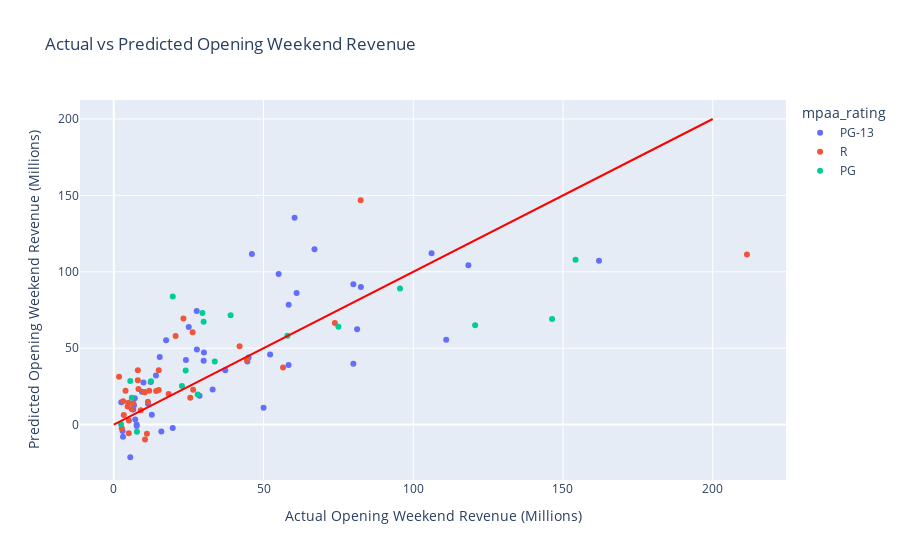

The notebook cell saved with this chart:
### Code cell
# graph actual vs predicted
y_pred_mlr = results_mlr.predict(X_test[relevant_features])

results_df_mlr = pd.DataFrame({'predicted': y_pred_mlr, 'actual': y_test})

results_df_mlr['predicted'] = results_df_mlr['predicted'] / 1000000
results_df_mlr['actual'] = results_df_mlr['actual'] / 1000000
results_df_mlr['title'] = X_test['title']
results_df_mlr['source'] = X_test['source']
results_df_mlr['distributor_slug'] = X_test['distributor_slug']
results_df_mlr['genre'] = X_test['genre']
results_df_mlr['creative_type'] = X_test['creative_type']
results_df_mlr['production_method'] = X_test['production_method']
results_df_mlr['mpaa_rating'] = X_test['mpaa_rating']

# results_df_mlr.to_csv('mlr_results.csv', index=False)

# Create the scatter plot
fig = px.scatter(
    results_df_mlr,
    x='actual',
    y='predicted',
    color='mpaa_rating',
    labels={
        'actual': 'Actual Opening Weekend Revenue (Millions)',
        'predicted': 'Predicted Opening Weekend Revenue (Millions)'
    },
    title='Actual vs Predicted Opening Weekend Revenue',
    hover_name='title'
)

# Add the diagonal line
fig.add_trace(
    go.Scatter(
        x=[0, 200],
        y=[0, 200],
        mode='lines',
        line=dict(color='red'),
        showlegend=False
    )
)

# Show the plot
fig.show()

### Figure 1 — Plotly figure (JSON) as saved in the notebook; plotly's stock layout.template omitted (floating-point values rounded to 4 significant figures)
{"data": [{"hovertemplate": "<b>%{hovertext}</b><br><br>mpaa_rating=PG-13<br>Actual Opening Weekend Revenue (Millions)=%{x}<br>Predicted Opening Weekend Revenue (Millions)=%{y}<extra></extra>", "hovertext": ["80 for Brady", "Ant-Man and the Wasp: Quantumania", "Jesus Revolution", "Creed III", "65", "Shazam! Fury of the Gods", "His Only Son", "Dungeons & Dragons: Honor Among Thieves", "Are You There God? It’s Me, Margaret", "Big George Foreman: The Miraculous Story of the Once and Future Heavyweight Champion of the World", "Guardians of the Galaxy Vol 3", "Fast X", "Transformers: Rise of the Beasts", "The Flash", "Indiana Jones and the Dial of Destiny", "Sound of Freedom", "Insidious: The Red Door", "Barbie", "Haunted Mansion", "Meg 2: The Trench", "Blue Beetle", "The Creator", "Five Nights at Freddy’s", "The Marvels", "Next Goal Wins", "The Hunger Games: The Ballad of Songbirds & Snakes", "Godzilla Minus One (ゴジラ最新作)", "Aquaman and the Lost Kingdom", "Mean Girls", "Argylle", "Madame Web", "Dune: Part Two", "Cabrini", "Imaginary", "Arthur the King", "Ghostbusters: Frozen Empire", "Godzilla x Kong: The New Empire", "Tarot", "The Fall Guy", "Kingdom of the Planet of the Apes", "The Watchers", "A Quiet Place: Day One", "Sound of Hope: The Story of Possum Trot", "Fly Me to the Moon", "Twisters", "It Ends With Us", "Reagan", "Beetlejuice Beetlejuice"], "legendgroup": "PG-13", "marker": {"color": "#636efa", "symbol": "circle"}, "mode": "markers", "name": "PG-13", "orientation": "v", "showlegend": true, "type": "scatter", "x": [12.7, 106.1, 15.88, 58.37, 12.33, 30.11, 5.501, 37.21, 6.739, 2.925, 118.4, 67.02, 61.05, 55.04, 60.37, 19.68, 33.01, 162.0, 24.08, 30.0, 25.03, 14.08, 80.0, 46.11, 2.5, 44.61, 11.42, 27.69, 28.64, 17.47, 15.34, 82.51, 7.169, 9.913, 7.634, 45.0, 80.01, 6.503, 27.75, 58.4, 7.004, 52.2, 3.079, 9.427, 81.25, 50.02, 7.651, 111.0], "xaxis": "x", "y": [6.457, 112.1, -4.49, 38.96, 27.88, 47.2, -21.37, 35.61, 12.74, -4.149, 104.3, 114.8, 86.08, 98.49, 135.3, -2.175, 23.01, 107.2, 42.31, 41.84, 63.89, 32.17, 39.87, 111.6, 14.58, 41.32, 13.58, 74.37, 18.85, 55.24, 44.19, 90.06, 3.299, 27.59, 0.1332, 43.99, 91.85, 9.918, 49.07, 78.45, 17.16, 45.91, -7.975, 21.44, 62.47, 11.03, -0.893, 55.46], "yaxis": "y"}, {"hovertemplate": "<b>%{hovertext}</b><br><br>mpaa_rating=R<br>Actual Opening Weekend Revenue (Millions)=%{x}<br>Predicted Opening Weekend Revenue (Millions)=%{y}<extra></extra>", "hovertext": ["Knock at the Cabin", "Operation Fortune: Ruse de guerre", "Scream VI", "John Wick: Chapter 4", "Renfield", "The Pope’s Exorcist", "Beau is Afraid", "The Machine", "No Hard Feelings", "Oppenheimer", "Talk To Me", "The Last Voyage of the Demeter", "Strays", "Dumb Money", "Expend4bles", "Saw X", "The Exorcist: Believer", "Killers of the Flower Moon", "Priscilla", "Thanksgiving", "Napoleon", "American Fiction", "The Iron Claw", "Anyone But You", "Ferrari", "Civil War", "Abigail", "Challengers", "The Strangers: Chapter 1", "Furiosa: A Mad Max Saga", "Bad Boys: Ride or Die", "Horizon: An American Saga Chapter 1", "Deadpool & Wolverine", "Alien: Romulus", "The Crow", "Speak No Evil"], "legendgroup": "R", "marker": {"color": "#EF553B", "symbol": "circle"}, "mode": "markers", "name": "R", "orientation": "v", "showlegend": true, "type": "scatter", "x": [14.13, 3.14, 44.45, 73.82, 8.026, 9.006, 2.662, 5.001, 15.0, 82.46, 10.43, 6.505, 8.248, 3.326, 8.039, 18.31, 26.5, 23.25, 5.04, 10.31, 20.64, 1.755, 4.868, 6.0, 3.922, 25.54, 10.3, 15.01, 11.83, 26.33, 56.53, 11.05, 211.4, 42.0, 4.645, 11.4], "xaxis": "x", "y": [21.95, 15.24, 42.27, 66.53, 29.08, 9.461, -2.406, -5.631, 22.61, 146.8, -9.798, 14.03, 23.22, 6.261, 35.57, 20.09, 22.76, 69.39, 2.63, 21.15, 57.97, 31.31, 14.29, 10.07, 22.09, 17.51, 21.14, 35.54, 22.11, 60.36, 37.31, -5.958, 111.3, 51.26, 11.89, 14.95], "yaxis": "y"}, {"hovertemplate": "<b>%{hovertext}</b><br><br>mpaa_rating=PG<br>Actual Opening Weekend Revenue (Millions)=%{x}<br>Predicted Opening Weekend Revenue (Millions)=%{y}<extra></extra>", "hovertext": ["The Super Mario Bros. Movie", "The Little Mermaid", "Spider-Man: Across the Spider-Verse", "Elemental", "Ruby Gillman, Teenage Kraken", "Teenage Mutant Ninja Turtles: Mutant Mayhem", "PAW Patrol: The Mighty Movie", "Journey to Bethlehem", "Trolls Band Together", "Wish", "Wonka", "Migration", "Kung Fu Panda 4", "Unsung Hero", "IF", "The Garfield Movie", "Inside Out 2", "Despicable Me 4", "Harold and the Purple Crayon"], "legendgroup": "PG", "marker": {"color": "#00cc96", "symbol": "circle"}, "mode": "markers", "name": "PG", "orientation": "v", "showlegend": true, "type": "scatter", "x": [146.4, 95.58, 120.7, 29.6, 5.501, 28.01, 22.76, 2.4, 30.0, 19.7, 39.01, 12.45, 57.99, 7.732, 33.72, 24.01, 154.2, 75.01, 6.003], "xaxis": "x", "y": [69.17, 89.1, 65.04, 72.96, 28.57, 19.63, 25.23, 0.3886, 67.37, 83.82, 71.53, 28.37, 58.18, -4.714, 41.22, 35.35, 107.9, 63.99, 17.52], "yaxis": "y"}, {"line": {"color": "red"}, "mode": "lines", "showlegend": false, "type": "scatter", "x": [0, 200], "y": [0, 200]}], "layout": {"legend": {"title": {"text": "mpaa_rating"}, "tracegroupgap": 0}, "title": {"text": "Actual vs Predicted Opening Weekend Revenue"}, "xaxis": {"anchor": "y", "domain": [0, 1], "title": {"text": "Actual Opening Weekend Revenue (Millions)"}}, "yaxis": {"anchor": "x", "domain": [0, 1], "title": {"text": "Predicted Opening Weekend Revenue (Millions)"}}}}
